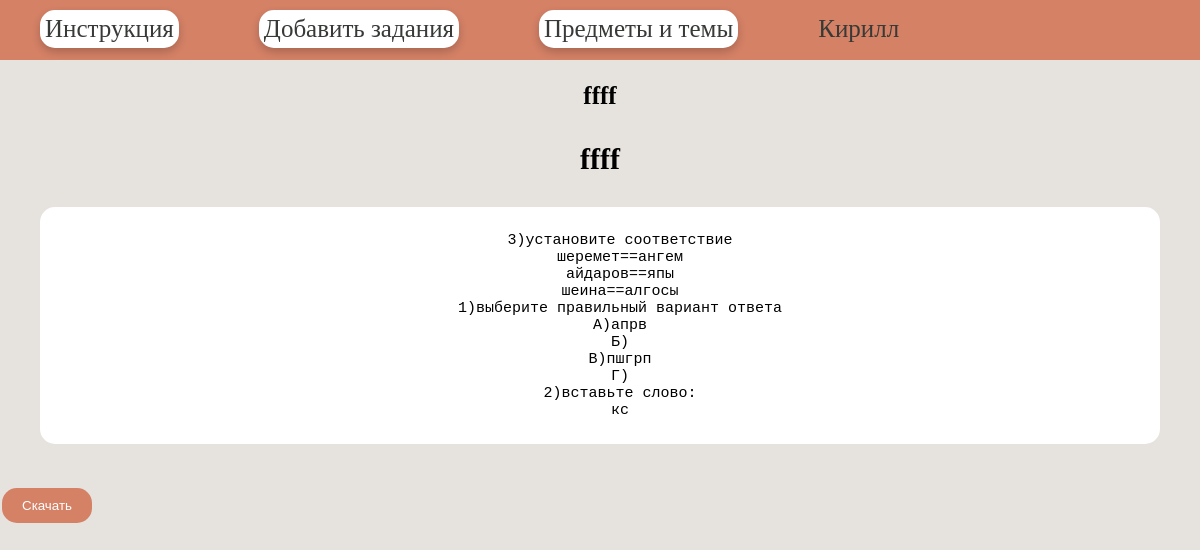
The page /post/5 (signed in) on the database its author committed.
### tables this page shows
CREATE TABLE mainmenu (
id integer primary key autoincrement,
title text not null,
url text not null
);

CREATE TABLE users (
id integer PRIMARY KEY AUTOINCREMENT,
name text NOT NULL,
email text NOT NULL,
psw text NOT NULL,
time integer NOT NULL
);

CREATE TABLE posts (
id integer PRIMARY KEY AUTOINCREMENT,
users integer NOT NULL,
classes text NOT NULL,
themes text NOT NULL,
text BLOB DEFAULT NULL,
time integer NOT NULL
);

### main.py (the view)
@app.route("/post/<int:id_post>")
@login_required
def showPost(id_post):
    classes, themes, post = dbase.getPost(id_post)
    if not classes or not themes:
        abort(404)
    return render_template('post.html', menu=dbase.getMenu(), classes=classes, title= themes, post=post,id_post=id_post)

### FDataBase.py (called while the page is built)
    def getMenu(self):
        sql = '''SELECT * FROM mainmenu'''
        try:
            self.__cur.execute(sql)
            res = self.__cur.fetchall()
            if res: return res
        except:
            print("Ошибка чтения из БД")
        return []

    def getPost(self, postId):
        try:
            self.__cur.execute(f"SELECT classes, themes, text FROM posts WHERE id = {postId} LIMIT 1")
            res = self.__cur.fetchone()
            if res:
                return res
        except sqlite3.Error as e:
            print("Ошибка получения заданий из БД " + str(e))
        return (False, False)

    def getUser(self, user_id):
        try:
            self.__cur.execute(f"SELECT * FROM users WHERE id = '{user_id}' LIMIT 1")
            res = self.__cur.fetchone()
            if not res:
                print("Пользователь не найден")
                return False
            return res
        except sqlite3.Error as e:
            print("Ошибка получения данных из БД " + str(e))
        return False

### UserLogin.py (called while the page is built)
    def fromDB(self, user_id, db):
        self.__user = db.getUser(user_id)
        return self

    def get_name(self):
        return str(self.__user['name'])

### main.py (called while the page is built)
@login_manager.user_loader
def load_user(user_id):
    print("load_user")
    return UserLogin().fromDB(user_id, dbase)

def connect_db():#создание бд\установление соединения
    conn = sqlite3.connect(app.config['DATABASE'])#путь рассположения бд
    conn.row_factory = sqlite3.Row#записи бд будут ввиде словаря, а не кортежей
    return conn#возвращает установленное соединение

def get_db():
    if not hasattr(g, 'link_db'):
        g.link_db = connect_db()
    return g.link_db

@app.before_request
def before_request():
    global dbase
    db = get_db()
    dbase = FDataBase(db)

### Templates/post.html
{% extends 'base.html' %}
{% block content %}
{{ super() }}
<h2>{{classes}}</h2>
<h3>{{title}}</h3>
<ul class="post">
    <pre>{{ post|safe }}</pre>
</ul>
<form action="/post1/{{ id_post }}">
    <input type="submit" value="Скачать" />
</form>
{% endblock %}

### Templates/base.html (shortened to what this page needs)
<!DOCTYPE html>
<html>
<head>
</head>
<body>
{% block content -%}
         {%- block mainmenu -%}
<ul class ="mainmenu">
    {% for m in menu %}
    <li1> <a href="{{m.url}}">{{m.title}}</a></li1>
    {% endfor %}
        <li2> <a href="{{url_for('profile')}}">{{current_user.get_name()}}</a></li2>
</ul>
         {% endblock mainmenu -%}
{% endblock -%}
</body>
</html>

### Templates/base.html (style rules this page uses)
h2 { text-align: center; font-size: 25px; padding: 1px; }
h3 { text-align: center; font-size: 30px; padding: 1px; }
ul.post { margin: 10px 40px 40px 40px; border: 5px solid #ffffff; border-radius: 15px; background: #fff; text-align: center; }
input[type=submit] { background-color: #D48166; border: none; color: white; padding: 10px 20px; text-decoration: none; margin: 4px 2px; cursor: pointer; border-radius: 15px; }
pre { margin: 20px }
body { font-family: "Franklin Gothic"; font-weight: 300; margin: 0; padding: 0; height: 100%; width: 100%; background: #E6E2DD; font-size: 15px }
a { color: #373A36; text-decoration: none; }
ul.mainmenu { list-style: none; background: #D48166; height: 60px; margin: 0; padding: 0; color: #000000; font-size: 25px; overflow: hidden; font-family: 'Impact'; font-weight: 50; }
ul.mainmenu li1 { float: left; margin: 10px 40px 40px 40px; border: 5px solid #ffffff; border-radius: 15px; box-shadow: 0 4px 8px rgba(0, 0, 0, 0.2); background: #ffffff; }
ul.mainmenu li2 { float: left; margin: 15px 40px 40px 40px; }

### rows shown on the page
mainmenu: title "Инструкция"
mainmenu: title "Добавить задания"
mainmenu: title "Предметы и темы"
users: get_name "Кирилл"
posts: classes "ffff", themes "ffff", text "3)установите соответствие шеремет==ангем айдаров==япы шеина==алгосы 1)выберите правильный вариант ответа А)апрв Б) В)пшгрп Г) 2)вставьте слово: кс"
